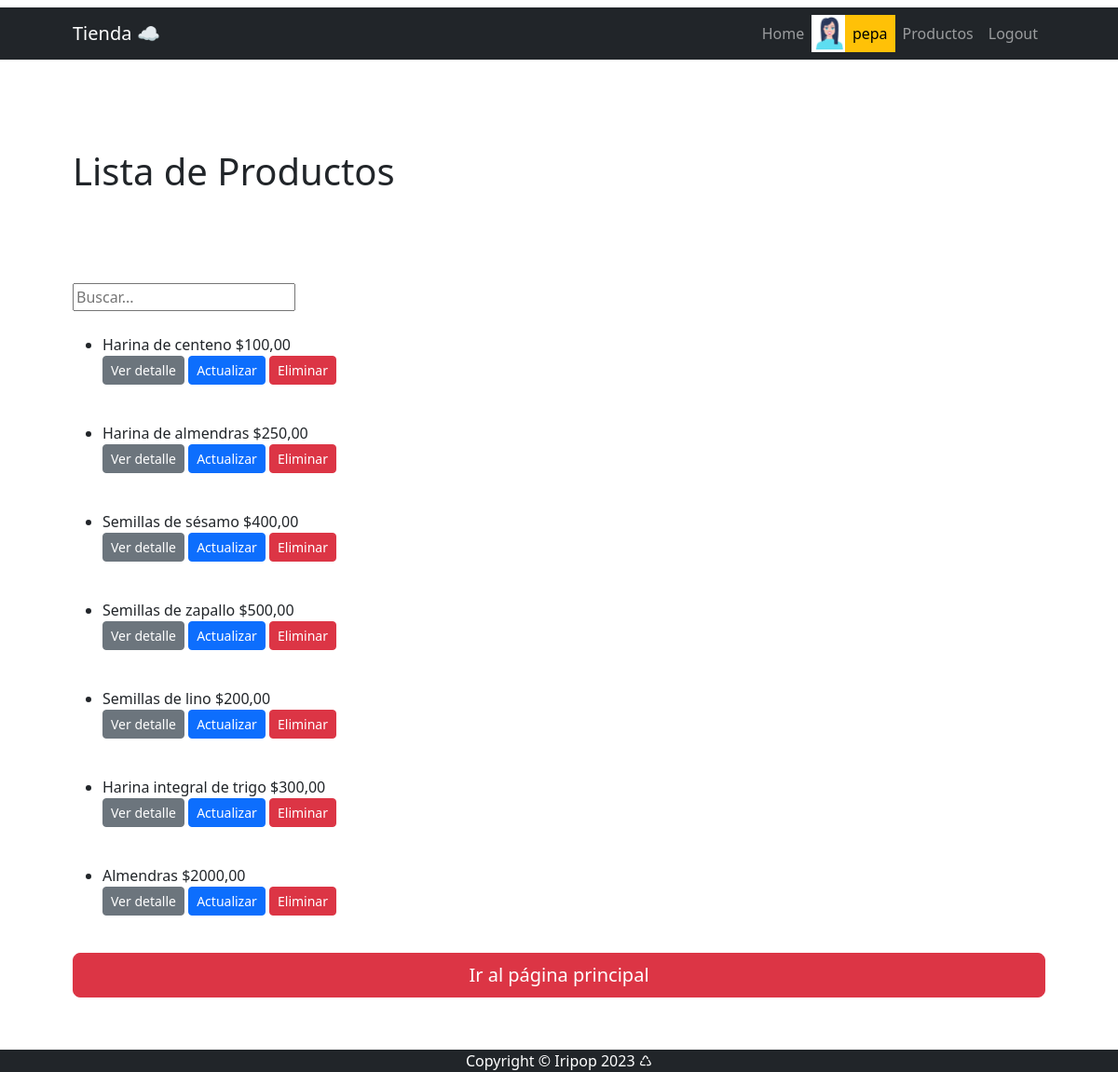
The page /producto/list/ (signed in) on the database as committed earlier.
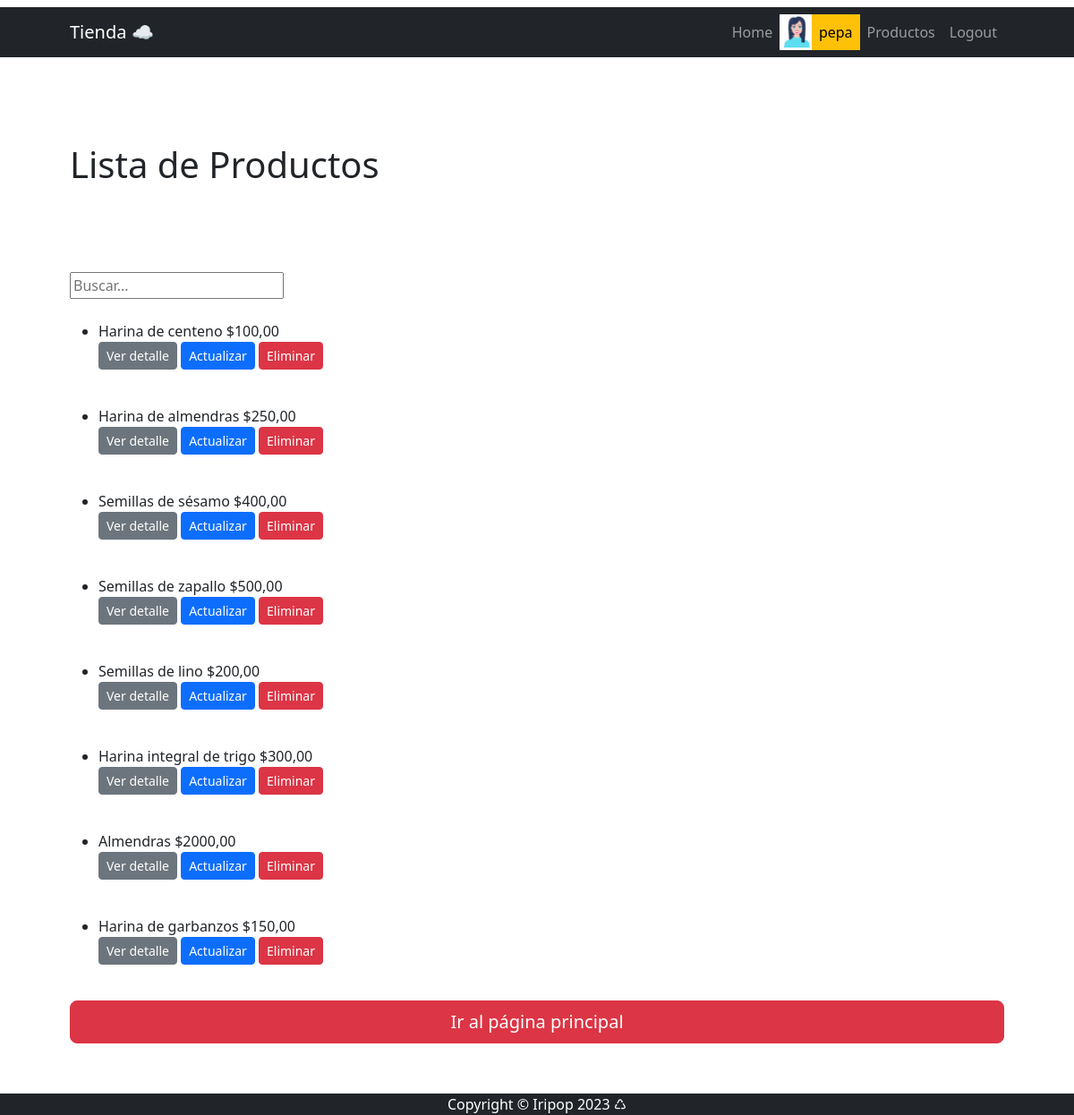
The same page on the database as committed later.
### apps/venta/models.py (models this page shows, shortened)
class Vendedor(models.Model):
    usuario = models.OneToOneField(User, on_delete=models.CASCADE, related_name="vendedor")
    celular = models.CharField(max_length=50)
    avatar = models.ImageField(upload_to="avatares", blank=True, null=True)
    class Meta:
        verbose_name_plural = "Vendedores"

### apps/producto/models.py (models this page shows, shortened)
class Producto(models.Model):
    categoria = models.ForeignKey(ProductoCategoria, on_delete=models.SET_NULL, blank=True, null=True)
    nombre = models.CharField(max_length=100)
    unidad_de_medida = models.CharField(max_length=100)
    cantidad = models.FloatField()
    precio = models.DecimalField(max_digits=10, decimal_places=2)
    descripcion = models.CharField(max_length=250, null=True, blank=True)
    fecha_actualizacion = models.DateTimeField(
    default=timezone.now, editable=False, verbose_name="fecha de actualización")
    imagen = models.ImageField(upload_to="productos", blank=True, null=True)

### apps/producto/views.py (the view)
# urls.py: path("producto/list/", views.ProductoList.as_view(), name="producto_list"),
class ProductoList(ListView):
    model = models.Producto
    def get_queryset(self) -> QuerySet[Any]:
        if self.request.GET.get("consulta"):
            consulta = self.request.GET.get("consulta")
            object_list = models.Producto.objects.filter(nombre__icontains=consulta)
        else:
            object_list = models.Producto.objects.all()
        return object_list

### apps/producto/templates/producto/producto_list.html (shortened to what this page needs)
{% extends 'producto/index.html' %}
{% block INDEX_TITULO %}
    Lista de Productos
{% endblock INDEX_TITULO %}
{% block INDEX_CONTENIDO %}
    {% if object_list %}
        <div class="py-lg-4">
            <form action="{% url 'producto:producto_list' %}" method="get">
                <input type="text" name="consulta" placeholder="Buscar...">
            </form>
        </div>
        {% for object in object_list %}
            <ul>
                <li>{{ object.nombre }} ${{ object.precio }} <br>
                    <a href="{% url 'producto:producto_detail' object.id %}" class="btn btn-secondary btn-sm">
                        Ver detalle</a>
                    <a href="{% url 'producto:producto_update' object.id %}" class="btn btn-primary  btn-sm">
                        Actualizar</a>
                    <a href="{% url 'producto:producto_delete' object.id %}" class="btn btn-danger  btn-sm">
                        Eliminar</a>
                    <br> <br>
                </li>
            </ul>
        {% endfor %}
    {% else %}
        <p class="fs-4 fst-italic ">No hay registros ingresados</p>
    {% endif %}
    {% include 'CORE/index_back.html' %}</p></br>
{% endblock INDEX_CONTENIDO %}

### apps/producto/templates/producto/index.html (shortened to what this page needs)
{% extends 'CORE/index.html' %}

### apps/CORE/templates/CORE/index.html (shortened to what this page needs)
{% extends 'CORE/base.html' %}
{% load static %}
{% block BASE_CONTENIDO %}
<div class="row align-items-center my-5">
    <h1 class="pb-lg-3 text-bg-transparent">
        <br>
        {% block INDEX_TITULO %}{% endblock INDEX_TITULO %}
    </h1>
</div>
    {% block INDEX_CONTENIDO %}{% endblock INDEX_CONTENIDO %}
{% endblock BASE_CONTENIDO %}

### apps/CORE/templates/CORE/base.html (shortened to what this page needs)
{% load static %}
<!DOCTYPE html>
<html lang="es">
    <head>
        <link href="{% static 'CORE/css/styles.css' %}" rel="stylesheet" />
    </head>
    <body>
        {% include 'CORE/navbar.html' %}
        <div class="container px-4 px-lg-5">
            {% block BASE_CONTENIDO %}
            {% endblock BASE_CONTENIDO %}
        </div>
        {% include 'CORE/footer.html' %}
    </body>
</html>

### apps/CORE/templates/CORE/navbar.html (shortened to what this page needs)
{% load static %}
<nav class="navbar navbar-expand-lg navbar-dark bg-dark">
    <div class="container px-5">
        <a class="navbar-brand" href="{% url 'Home:home' %}">Tienda &#9729;</a>
        <div class="collapse navbar-collapse" id="navbarSupportedContent">
            <ul class="navbar-nav ms-auto mb-2 mb-lg-0">
                <li class="nav-item"><a class="nav-link {% if request.path == "/" %} active  {% endif %}" aria-current="page" href="{% url 'Home:home' %}">Home</a></li>
                {% if user.is_authenticated %}
                    {% if user.vendedor.avatar.url %}
                        <li class="nav-item"> <img src="{{ user.vendedor.avatar.url }}" alt="avatar" class="" style="height: 40px;"></li>
                    {% else %}
                        <li class="nav-item"> <img src="{% static 'venta/avatar2.png'%}" alt="avatar" class="" style="height: 37px;"></li>
                    {% endif %}
                    <li class="nav-item"><a class="nav-link text-bg-warning">{{ user.username }}</a></li>
                    <li class="nav-item"><a class="nav-link {% if request.path == "/producto/" %} active  {% endif %}" href="{% url 'producto:home' %}">Productos</a></li>
                    <li class="nav-item"><a class="nav-link {% if request.path == "/logout/" %} active  {% endif %}" href="{% url 'Home:logout' %}">Logout</a></li>
                {% else %}
                    <li class="nav-item"><a class="nav-link {% if request.path == "/about/" %} active  {% endif %}" href="{% url 'Home:about' %}">Acerca de mí</a></li>
                    <li class="nav-item"><a class="nav-link text-warning {% if request.path == "/login/" %} active {% endif %}" href="{% url 'Home:login' %}">Login</a></li>
                {% endif %}
            </ul>
        </div>
    </div>
</nav>

### apps/CORE/templates/CORE/index_back.html
<div class="d-grid gap-3">
    <a href="{% url 'Home:home' %}" role="button" class="btn btn-danger btn-lg">Ir al página principal</a><br>
</div>

### apps/CORE/templates/CORE/footer.html
<footer class="bg-dark fixed-bottom ">
    <div class="container px-4 px-lg-5"><p class="m-0 text-center text-white">Copyright &copy; Iripop 2023 &#9850;</p></div>
</footer>

Rows that differ between the two databases and show on the page:
added Producto: nombre "Harina de garbanzos", precio "150,00"
